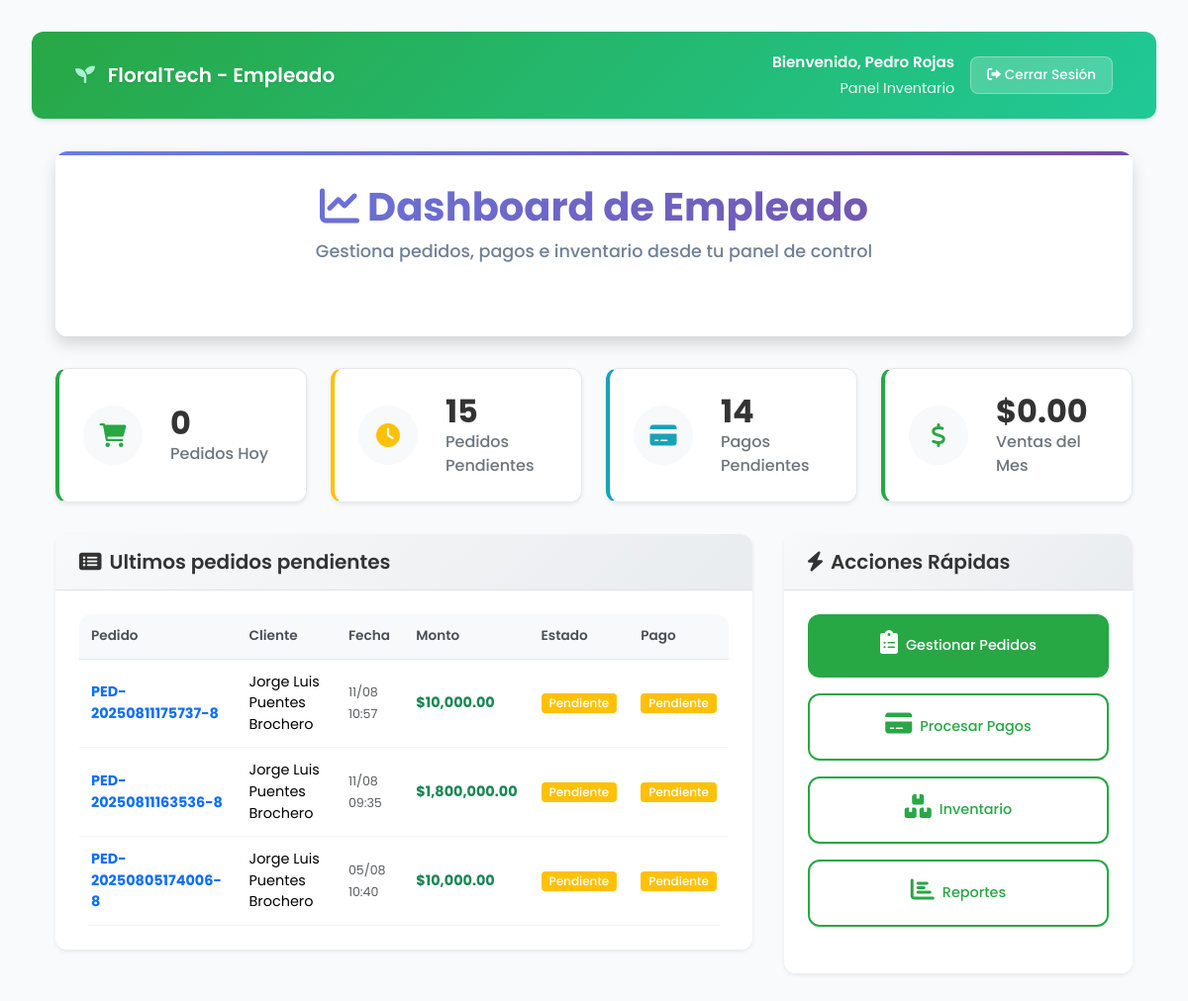
The page /index.php?ctrl=empleado&action=dashboard (signed in) on the database its author committed.
### tables this page shows
CREATE TABLE `ped` (
  `idped` int(11) NOT NULL,
  `numped` varchar(255) NOT NULL,
  `fecha_pedido` datetime DEFAULT current_timestamp(),
  `monto_total` decimal(10,2) NOT NULL,
  `cli_idcli` int(11) NOT NULL,
  `estado` varchar(50) DEFAULT 'Pendiente',
  `empleado_id` int(11) DEFAULT NULL COMMENT 'ID del empleado que creó el pedido',
  `fecha_actualizacion` datetime DEFAULT NULL COMMENT 'Fecha de última actualización',
  `empleado_actualizacion` int(11) DEFAULT NULL COMMENT 'ID del empleado que actualizó por última vez',
  `notas` text DEFAULT NULL COMMENT 'Notas adicionales del pedido',
  `direccion_entrega` text DEFAULT NULL,
  `fecha_entrega_solicitada` date DEFAULT NULL
);

CREATE TABLE `cli` (
  `idcli` int(11) NOT NULL,
  `nombre` varchar(255) NOT NULL,
  `direccion` varchar(255) DEFAULT NULL,
  `telefono` varchar(255) DEFAULT NULL,
  `email` varchar(255) DEFAULT NULL,
  `fecha_registro` date DEFAULT curdate(),
  `fecha_actualizacion` datetime DEFAULT NULL COMMENT 'Fecha de última actualización',
  `empleado_registro` int(11) DEFAULT NULL COMMENT 'ID del empleado que registró al cliente'
);

CREATE TABLE `pagos` (
  `idpago` int(11) NOT NULL,
  `fecha_pago` datetime DEFAULT current_timestamp(),
  `metodo_pago` varchar(50) NOT NULL,
  `estado_pag` varchar(255) DEFAULT 'Pendiente',
  `monto` decimal(10,2) NOT NULL,
  `ped_idped` int(11) NOT NULL,
  `transaccion_id` varchar(255) DEFAULT NULL,
  `comprobante_transferencia` varchar(255) DEFAULT NULL,
  `verificado_por` int(11) DEFAULT NULL,
  `fecha_verificacion` datetime DEFAULT NULL
);

### controllers/empleado.php (called while the page is built, shortened)
<?php
class empleado {
    private $db;
    public function __construct() {
        require_once 'models/conexion.php';
        $conn = new conexion();
        $this->db = $conn->get_conexion();
    }
    public function dashboard() {
        $user = $_SESSION['user'];
        $stats = $this->obtenerEstadisticas();
        $pedidos_pendientes = $this->obtenerPedidosPendientes();
        include 'views/empleado/dashboard.php';
    }
    private function obtenerEstadisticas() {
        try {
            $stats = [];
            $stmt = $this->db->prepare("
                SELECT COUNT(*) as total
                FROM ped
                WHERE DATE(fecha_pedido) = CURDATE()
            ");
            $stmt->execute();
            $stats['pedidos_hoy'] = $stmt->fetch(PDO::FETCH_ASSOC)['total'];
            $stmt = $this->db->prepare("
                SELECT COUNT(*) as total
                FROM ped
                WHERE estado IN ('Pendiente', 'En proceso')
            ");
            $stmt->execute();
            $stats['pedidos_pendientes'] = $stmt->fetch(PDO::FETCH_ASSOC)['total'];
            $stmt = $this->db->prepare("
                SELECT COUNT(*) as total
                FROM pagos
                WHERE estado_pag = 'Pendiente'
            ");
            $stmt->execute();
            $stats['pagos_pendientes'] = $stmt->fetch(PDO::FETCH_ASSOC)['total'];
            $stmt = $this->db->prepare("
                SELECT COALESCE(SUM(monto_total), 0) as total
                FROM ped
                WHERE MONTH(fecha_pedido) = MONTH(CURDATE())
                AND YEAR(fecha_pedido) = YEAR(CURDATE())
                AND estado = 'Completado'
            ");
            $stmt->execute();
            $stats['ventas_mes'] = $stmt->fetch(PDO::FETCH_ASSOC)['total'];
            return $stats;
        } catch (Exception $e) {
            return [
                'pedidos_hoy' => 0,
                'pedidos_pendientes' => 0,
                'pagos_pendientes' => 0,
                'ventas_mes' => 0
            ];
        }
    }
    private function obtenerPedidosPendientes() {
        try {
            $stmt = $this->db->prepare("
                SELECT
                    p.idped,
                    p.numped,
                    p.fecha_pedido,
                    p.monto_total,
                    p.estado,
                    c.nombre as cliente_nombre,
                    pg.estado_pag
                FROM ped p
                INNER JOIN cli c ON p.cli_idcli = c.idcli
                LEFT JOIN pagos pg ON p.idped = pg.ped_idped
                WHERE p.estado IN ('Pendiente', 'En proceso')
                ORDER BY p.fecha_pedido DESC
                LIMIT 10
            ");
            $stmt->execute();
            return $stmt->fetchAll(PDO::FETCH_ASSOC);
        } catch (Exception $e) {
            return [];
        }
    }
}
?>

### index.php (called while the page is built, shortened)
<?php
require_once 'models/conexion.php';
require_once 'models/data.php';
$action = isset($_GET['action']) ? $_GET['action'] : 'index';
try {
    $controller = new $controllerClass();
    $controller->$action();
} catch (Exception $e) {
    die("Error: " . $e->getMessage());
}
?>

### models/data.php (called while the page is built)
<?php
$host = "localhost";
$db = "flores";
$user = "root";
$pass = "";
?>

### models/conexion.php (called while the page is built)
<?php
class conexion{
	protected $db;
	public function __construct() {
		try {
			include(__DIR__ . "/data.php");
			$this->db = new PDO("mysql:host=$host;dbname=$db;charset=utf8", $user, $pass);
			$this->db->setAttribute(PDO::ATTR_ERRMODE, PDO::ERRMODE_EXCEPTION);
			$this->db->setAttribute(PDO::ATTR_DEFAULT_FETCH_MODE, PDO::FETCH_ASSOC);
		} catch (PDOException $e) {
			error_log("Error de conexión a la base de datos: " . $e->getMessage());
			die("Error de conexión a la base de datos");
		}
	}
	public function get_conexion(){
		return $this->db;
	}
}
?>

### views/empleado/dashboard.php (the view, shortened to what this page needs)
<!DOCTYPE html>
<html lang="es">
<head>
    <link href="https://cdn.jsdelivr.net/npm/bootstrap@5.3.6/dist/css/bootstrap.min.css" rel="stylesheet">
    <link rel="stylesheet" href="assets/dashboard-cliente.css">
    <link href="https://cdnjs.cloudflare.com/ajax/libs/font-awesome/6.0.0/css/all.min.css" rel="stylesheet">
</head>
<body>
    <div class="dashboard-container">
        <nav class="navbar">
            <div class="container-fluid">
                <div class="navbar-brand">
                    <i class="fas fa-seedling me-2"></i>
                    FloralTech - Empleado
                </div>
                <div class="navbar-user">
                    <div class="user-info">
                        <p class="user-name">Bienvenido, <?= htmlspecialchars($user['nombre_completo']) ?></p>
                        <p class="user-welcome">
                            <?php
                            $tipo_empleado = '';
                            switch($user['tpusu_idtpusu']) {
                                case 3: $tipo_empleado = 'Panel Inventario'; break;
                            }
                            echo $tipo_empleado;
                            ?>
                        </p>
                    </div>
                    <a href="index.php?ctrl=login&action=logout" class="logout-btn">
                        <i class="fas fa-sign-out-alt me-1"></i>Cerrar Sesión
                    </a>
                </div>
            </div>
        </nav>
        <div class="main-content">
            <div class="welcome-section">
                <div class="welcome-card card">
                    <div class="card-body">
                        <div class="welcome-header">
                            <h2><i class="fas fa-chart-line me-2"></i>Dashboard de Empleado</h2>
                            <p class="mb-0">Gestiona pedidos, pagos e inventario desde tu panel de control</p>
                        </div>
                        <div class="welcome-stats">
                            <span><i class="fas fa-calendar-day me-1"></i><?= date('d/m/Y') ?></span>
                            <span><i class="fas fa-clock me-1"></i><?= date('H:i') ?></span>
                            <span><i class="fas fa-user-tag me-1"></i>
                            </span>
                        </div>
                    </div>
                </div>
            </div>
            <div class="stats-section">
                <div class="stats-grid">
                    <div class="stat-card success">
                        <div class="stat-icon">
                            <i class="fas fa-shopping-cart"></i>
                        </div>
                        <div class="stat-info">
                            <h3><?= number_format($stats['pedidos_hoy']) ?></h3>
                            <p>Pedidos Hoy</p>
                        </div>
                    </div>
                    <div class="stat-card warning">
                        <div class="stat-icon">
                            <i class="fas fa-clock"></i>
                        </div>
                        <div class="stat-info">
                            <h3><?= number_format($stats['pedidos_pendientes']) ?></h3>
                            <p>Pedidos Pendientes</p>
                        </div>
                    </div>
                    <div class="stat-card info">
                        <div class="stat-icon">
                            <i class="fas fa-credit-card"></i>
                        </div>
                        <div class="stat-info">
                            <h3><?= number_format($stats['pagos_pendientes']) ?></h3>
                            <p>Pagos Pendientes</p>
                        </div>
                    </div>
                    <div class="stat-card success">
                        <div class="stat-icon">
                            <i class="fas fa-dollar-sign"></i>
                        </div>
                        <div class="stat-info">
                            <h3>$<?= number_format($stats['ventas_mes'], 2) ?></h3>
                            <p>Ventas del Mes</p>
                        </div>
                    </div>
                </div>
            </div>
            <div class="content-grid">
                <div class="main-column">
                    <div class="content-card card mb-4">
                        <div class="card-header">
                            <h5><i class="fas fa-list-alt me-2"></i>Ultimos pedidos pendientes</h5>
                        </div>
                        <div class="card-body">
                            <?php if (!empty($pedidos_pendientes)): ?>
                                <div class="table-responsive">
                                    <table class="table table-hover">
                                        <thead>
                                            <tr>
                                                <th>Pedido</th>
                                                <th>Cliente</th>
                                                <th>Fecha</th>
                                                <th>Monto</th>
                                                <th>Estado</th>
                                                <th>Pago</th>
                                            </tr>
                                        </thead>
                                        <tbody>
                                            <?php foreach (array_slice($pedidos_pendientes, 0, 3) as $pedido): ?>
                                            <tr>
                                                <td>
                                                    <strong class="text-primary"><?= htmlspecialchars($pedido['numped']) ?></strong>
                                                </td>
                                                <td><?= htmlspecialchars($pedido['cliente_nombre']) ?></td>
                                                <td>
                                                    <small class="text-muted"><?= date('d/m H:i', strtotime($pedido['fecha_pedido'])) ?></small>
                                                </td>
                                                <td><strong class="text-success">$<?= number_format($pedido['monto_total'], 2) ?></strong></td>
                                                <td>
                                                    <span class="badge bg-<?= $pedido['estado'] === 'Pendiente' ? 'warning' : 'info' ?>">
                                                        <?= htmlspecialchars($pedido['estado']) ?>
                                                    </span>
                                                </td>
                                                <td>
                                                    <span class="badge bg-<?= $pedido['estado_pag'] === 'Completado' ? 'success' : ($pedido['estado_pag'] === 'Pendiente' ? 'warning' : 'secondary') ?>">
                                                        <?= htmlspecialchars($pedido['estado_pag'] ?? 'Sin pago') ?>
                                                    </span>
                                                </td>
                                            </tr>
                                            <?php endforeach; ?>
                                        </tbody>
                                    </table>
                                </div>
                            <?php endif; ?>
                        </div>
                    </div>
                </div>
                    <div class="content-card card">
                        <div class="card-header">
                            <h5><i class="fas fa-bolt me-2"></i>Acciones Rápidas</h5>
                        </div>
                        <div class="card-body">
                            <div class="quick-actions">
                                <a href="index.php?ctrl=empleado&action=gestion_pedidos" class="btn btn-primary">
                                    <i class="fas fa-clipboard-list"></i>
                                    Gestionar Pedidos
                                </a>
                                <a href="index.php?ctrl=empleado&action=procesar_pagos" class="btn btn-outline">
                                    <i class="fas fa-credit-card"></i>
                                    Procesar Pagos
                                </a>
                                <a href="index.php?ctrl=empleado&action=inventario" class="btn btn-outline">
                                    <i class="fas fa-boxes"></i>
                                    Inventario
                                </a>
                                <a href="index.php?ctrl=EmpleadoPagosController&action=index" class="btn btn-outline">
                                    <i class="fas fa-chart-bar"></i>
                                    Reportes
                                </a>
                            </div>
                        </div>
                    </div>
                </div>
            </div>
        </div>
</body>
</html>

### rows shown on the page
ped: numped "PED-20250811175737-8", cli_idcli.nombre "Jorge Luis Puentes Brochero", fecha_pedido "11/08 10:57", monto_total "10,000.00", estado "Pendiente", pagos.estado_pag "Pendiente"
ped: numped "PED-20250811163536-8", cli_idcli.nombre "Jorge Luis Puentes Brochero", fecha_pedido "11/08 09:35", monto_total "1,800,000.00", estado "Pendiente", pagos.estado_pag "Pendiente"
ped: numped "PED-20250805174006-8", cli_idcli.nombre "Jorge Luis Puentes Brochero", fecha_pedido "05/08 10:40", monto_total "10,000.00", estado "Pendiente", pagos.estado_pag "Pendiente"

### other values the page prints
$user['nombre_completo'] "Pedro Rojas"
$tipo_empleado "Panel Inventario"
$stats['pedidos_hoy'] "0"
$stats['pedidos_pendientes'] "15"
$stats['pagos_pendientes'] "14"
$stats['ventas_mes'] "0.00"
